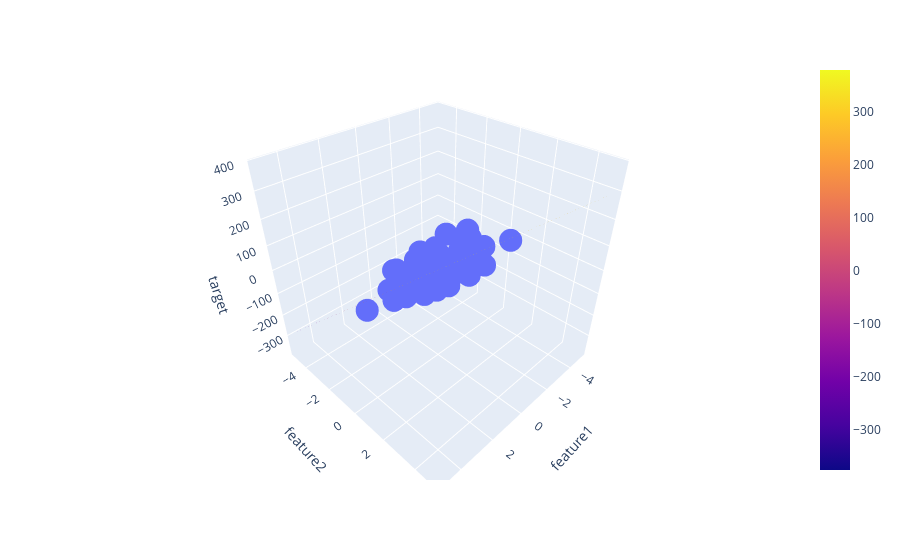

Source (notebook cell):
### Code cell
import plotly.graph_objects as go


import numpy as np

x = np.linspace(-5, 5, 10)
y = np.linspace(-5, 5, 10)

xGrid, yGrid = np.meshgrid(y, x)
final = np.vstack((xGrid.ravel().reshape(1,100),yGrid.ravel().reshape(1,100))).T

z_final = obj.predict(final).reshape(10,10)

z = z_final

fig = ex.scatter_3d(data, x='feature1', y='feature2', z='target')

fig.add_trace(go.Surface(x = x, y = y, z =z ))

fig.show()
